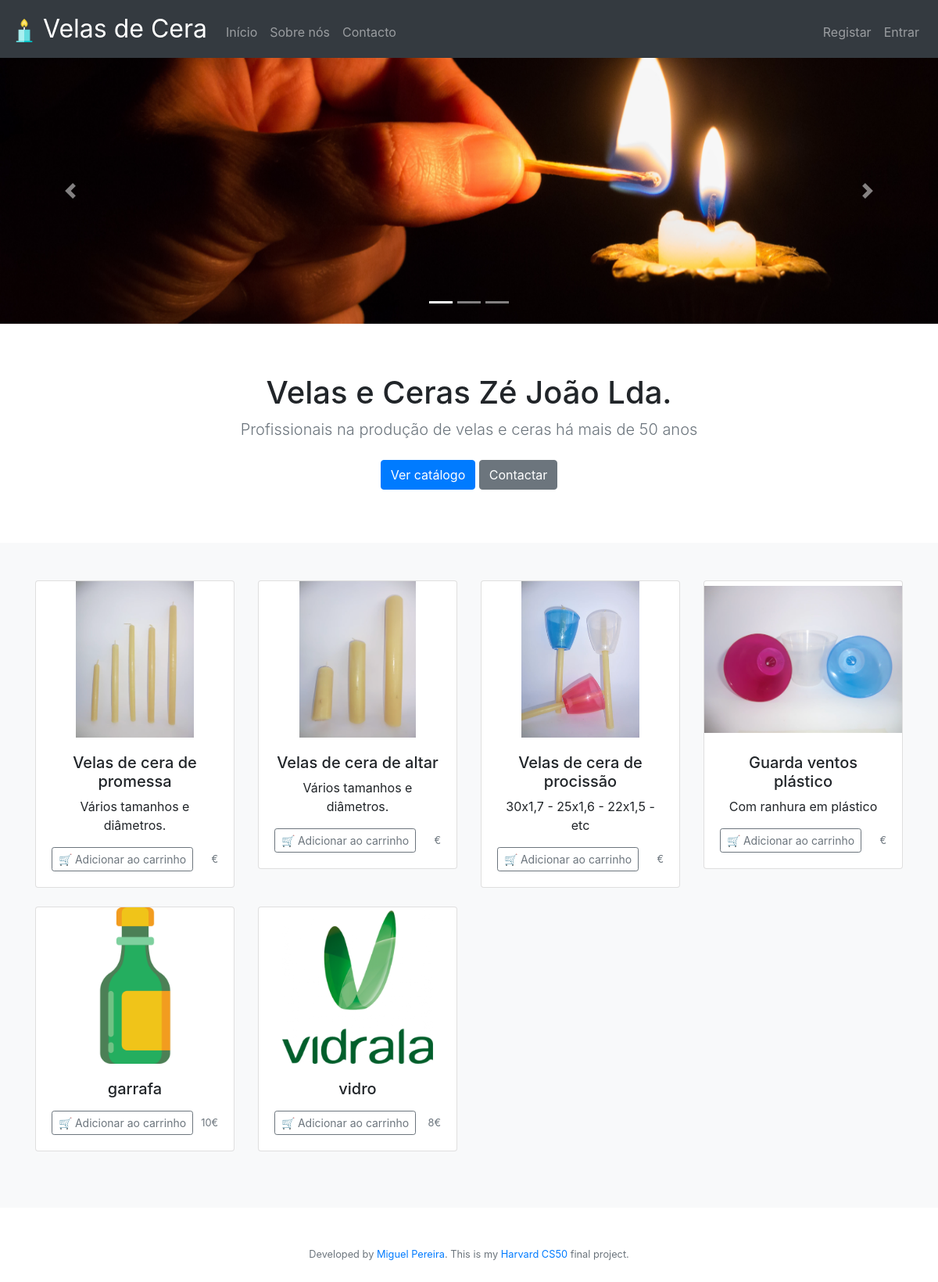
The page / on the database its author committed.
### tables this page shows
CREATE TABLE produtos (
id integer not null primary key autoincrement,
image text,
name text not null,
desc text, price numeric);

### app.py (the view, shortened to what this page needs)
@app.route("/", methods=["GET", "POST"])
def index():
    produtos = db.execute("select id, name, desc, price, image from produtos")
    return render_template("index.html", produtos=produtos)

### app.py (called while the page is built)
@app.after_request
def after_request(response):
    response.headers["Cache-Control"] = "no-cache, no-store, must-revalidate"
    response.headers["Expires"] = 0
    response.headers["Pragma"] = "no-cache"
    return response

### templates/index.html (shortened to what this page needs)
{% extends "layout.html" %}
{% block main %}
<div id="carousel" class="carousel slide" data-ride="carousel">
    <ol class="carousel-indicators">
      <li data-target="#carousel" data-slide-to="0" class="active"></li>
      <li data-target="#carousel" data-slide-to="1"></li>
      <li data-target="#carousel´" data-slide-to="2"></li>
    </ol>
    <div class="carousel-inner">
        <div class="carousel-item active">
          <img src="/static/image/person-holding-match-stick-with-fire-in-front-of-candle-with-159436.jpg" style="object-fit:cover" alt="" height="340px" width="100%">
        </div>
    </div>
    <a class="carousel-control-prev" href="#carousel" role="button" data-slide="prev">
      <span class="carousel-control-prev-icon" aria-hidden="true"></span>
    </a>
    <a class="carousel-control-next" href="#carousel" role="button" data-slide="next">
      <span class="carousel-control-next-icon" aria-hidden="true"></span>
    </a>
  </div>
  <section class="jumbotron text-center" style="background-color: transparent; margin-bottom: -20px;">
    <div class="container">
      <h1 class="jumbotron-heading">Velas e Ceras Zé João Lda.</h1>
      <p class="lead text-muted">Profissionais na produção de velas e ceras há mais de 50 anos</p>
      <p>
        <a href="#catalogo" class="btn btn-primary my-2">Ver catálogo</a>
        <a href="contacto" class="btn btn-secondary my-2">Contactar</a>
      </p>
    </div>
  </section>
  <form action="/" method="post" enctype=multipart/form-data>
<div class="album py-5 bg-light" id="catalogo">
    <div class="container">
        <div class="row">
            {% for produto in produtos %}
            <div class="col-md-3">
                <div class="card mb-4 box-shadow">
                  <img class="card-img-top" src="/static/image/uploads/{{ produto.image }}" style="object-fit:scale-down; height: 200px;">
                  <div class="card-body">
                    <h5>{{ produto.name }}</h5>
                    <p class="card-text">{{ produto.desc }}</p>
                    <div class="d-flex justify-content-between align-items-center">
                      <div class="btn-group">
                        <button class="btn btn-sm btn-outline-secondary" type="submit" name="submit_button" value="{{ produto.id}}">🛒 Adicionar ao carrinho</button>
                      </div>
                      <small class="text-muted">{{ produto.price }}€</small>
                    </div>
                  </div>
                </div>
              </div>
            {% endfor %}
        </div>
    </div>
</div>
</form>
{% endblock %}

### templates/layout.html (shortened to what this page needs)
<!DOCTYPE html>
<html lang="pt">
    <head>
        <link href="https://maxcdn.bootstrapcdn.com/bootstrap/4.1.3/css/bootstrap.min.css" rel="stylesheet">
        <link href="/static/styles.css" rel="stylesheet">
    </head>
    <body>
        <nav class="navbar fixed-top navbar-expand-md navbar-dark bg-dark">
            <a class="navbar-brand" href="/"><img src="/static/favicon.png" width="30" height="30" class="d-inline-block align-center" alt="/"> Velas de Cera</a>
            <div class="collapse navbar-collapse" id="navbar">
                    <ul class="navbar-nav mr-auto mt-2">
                        <li class="nav-item"><a class="nav-link" href="/">Início</a></li>
                        <li class="nav-item"><a class="nav-link" href="/about">Sobre nós</a></li>
                        <li class="nav-item"><a class="nav-link" href="/contacto">Contacto</a></li>
                    </ul>
                {% if session.user_id %}
                    <ul class="navbar-nav ml-auto mt-2">
                        {% if session.user_type == 'admin' %}
                            <li class="nav-item"><a class="nav-link" href="/admin" style="color: yellow;">Admin</a></li>
                        {% else %}
                            <li class="nav-item"><a class="nav-link" href="/cart">Carrinho</a></li>
                            <li class="nav-item"><a class="nav-link" href="/conta">Conta</a></li>
                        {% endif %}
                        <li class="nav-item"><a class="nav-link" href="/logout">Sair</a></li>
                    </ul>
                {% else %}
                    <ul class="navbar-nav ml-auto mt-2">
                        <li class="nav-item"><a class="nav-link" href="/register">Registar</a></li>
                        <li class="nav-item"><a class="nav-link" href="/login">Entrar</a></li>
                    </ul>
                {% endif %}
            </div>
        </nav>
        <main style="margin-top: 74px;">
            {% block main %}{% endblock %}
        </main>
        <footer class="small text-center text-muted" style="margin-top: 50px; margin-bottom: 50px;">
            Developed by <a href="https://www.linkedin.com/in/miguelduartepereira/">Miguel Pereira</a>. This is my <a href="https://cs50.harvard.edu/x/2020/project/">Harvard CS50</a> final project.
        </footer>
    </body>
</html>

### static/styles.css (style rules this page uses)
nav .navbar-brand { font-size: xx-large; }
main { overflow-x: auto; text-align: center; }
main img { max-width: 100%; }

### rows shown on the page
produtos: image (picture), name "Velas de cera de promessa", desc "Vários tamanhos e diâmetros.", {{ produto.id }} 12 (drawn)
produtos: image (picture), name "Velas de cera de altar", desc "Vários tamanhos e diâmetros.", {{ produto.id }} 13 (drawn)
produtos: image (picture), name "Velas de cera de procissão", desc "30x1,7 - 25x1,6 - 22x1,5 - etc", {{ produto.id }} 14 (drawn)
produtos: image (picture), name "Guarda ventos plástico", desc "Com ranhura em plástico", {{ produto.id }} 15 (drawn)
produtos: image (picture), name "garrafa", {{ produto.id }} 18 (drawn), price "10"
produtos: image (picture), name "vidro", {{ produto.id }} 19 (drawn), price "8"
